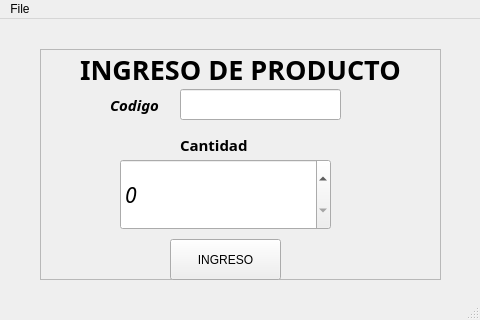
<?xml version="1.0" encoding="UTF-8"?>
<ui version="4.0">
 <class>MainWindow</class>
 <widget class="QMainWindow" name="MainWindow">
  <property name="geometry">
   <rect>
    <x>0</x>
    <y>0</y>
    <width>480</width>
    <height>320</height>
   </rect>
  </property>
  <property name="windowTitle">
   <string>MainWindow</string>
  </property>
  <widget class="QWidget" name="centralwidget">
   <widget class="QFrame" name="frame">
    <property name="geometry">
     <rect>
      <x>40</x>
      <y>30</y>
      <width>401</width>
      <height>231</height>
     </rect>
    </property>
    <property name="frameShape">
     <enum>QFrame::StyledPanel</enum>
    </property>
    <property name="frameShadow">
     <enum>QFrame::Raised</enum>
    </property>
    <widget class="QLabel" name="CodigoLabel">
     <property name="geometry">
      <rect>
       <x>70</x>
       <y>40</y>
       <width>61</width>
       <height>31</height>
      </rect>
     </property>
     <property name="font">
      <font>
       <family>Century Gothic</family>
       <pointsize>11</pointsize>
       <weight>75</weight>
       <italic>true</italic>
       <bold>true</bold>
      </font>
     </property>
     <property name="text">
      <string>Codigo</string>
     </property>
    </widget>
    <widget class="QLineEdit" name="lineEdit">
     <property name="geometry">
      <rect>
       <x>140</x>
       <y>40</y>
       <width>161</width>
       <height>31</height>
      </rect>
     </property>
     <property name="font">
      <font>
       <family>Century Gothic</family>
       <pointsize>10</pointsize>
       <italic>true</italic>
      </font>
     </property>
    </widget>
    <widget class="QSpinBox" name="spinBox">
     <property name="geometry">
      <rect>
       <x>80</x>
       <y>110</y>
       <width>211</width>
       <height>71</height>
      </rect>
     </property>
     <property name="font">
      <font>
       <family>Century Gothic</family>
       <pointsize>16</pointsize>
       <weight>50</weight>
       <italic>true</italic>
       <bold>false</bold>
      </font>
     </property>
     <property name="maximum">
      <number>12</number>
     </property>
    </widget>
    <widget class="QLabel" name="label_2">
     <property name="geometry">
      <rect>
       <x>140</x>
       <y>80</y>
       <width>71</width>
       <height>31</height>
      </rect>
     </property>
     <property name="font">
      <font>
       <family>Century Gothic</family>
       <pointsize>11</pointsize>
       <weight>75</weight>
       <bold>true</bold>
      </font>
     </property>
     <property name="text">
      <string>Cantidad</string>
     </property>
    </widget>
    <widget class="QPushButton" name="BotonIngreso">
     <property name="geometry">
      <rect>
       <x>130</x>
       <y>190</y>
       <width>111</width>
       <height>41</height>
      </rect>
     </property>
     <property name="text">
      <string>INGRESO</string>
     </property>
    </widget>
    <widget class="QLabel" name="label">
     <property name="geometry">
      <rect>
       <x>40</x>
       <y>0</y>
       <width>321</width>
       <height>41</height>
      </rect>
     </property>
     <property name="font">
      <font>
       <family>Century Gothic</family>
       <pointsize>20</pointsize>
       <weight>75</weight>
       <bold>true</bold>
      </font>
     </property>
     <property name="text">
      <string>INGRESO DE PRODUCTO</string>
     </property>
    </widget>
   </widget>
  </widget>
  <widget class="QStatusBar" name="statusbar"/>
  <widget class="QMenuBar" name="menuBar">
   <property name="geometry">
    <rect>
     <x>0</x>
     <y>0</y>
     <width>480</width>
     <height>21</height>
    </rect>
   </property>
   <widget class="QMenu" name="menuFile">
    <property name="title">
     <string>File</string>
    </property>
    <addaction name="actionBASE"/>
   </widget>
   <addaction name="menuFile"/>
  </widget>
  <action name="actionBASE">
   <property name="text">
    <string>BASE</string>
   </property>
  </action>
 </widget>
 <resources/>
 <connections/>
</ui>
